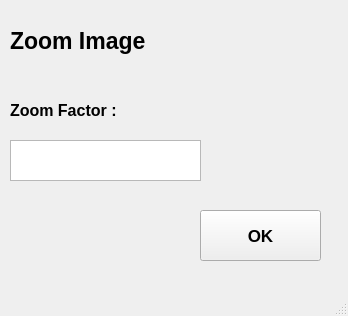
<?xml version="1.0" encoding="UTF-8"?>
<ui version="4.0">
 <class>ZoomWindow</class>
 <widget class="QMainWindow" name="ZoomWindow">
  <property name="geometry">
   <rect>
    <x>0</x>
    <y>0</y>
    <width>348</width>
    <height>316</height>
   </rect>
  </property>
  <property name="windowTitle">
   <string>ZoomImage</string>
  </property>
  <widget class="QWidget" name="centralwidget">
   <widget class="QLabel" name="label_4">
    <property name="geometry">
     <rect>
      <x>10</x>
      <y>20</y>
      <width>341</width>
      <height>41</height>
     </rect>
    </property>
    <property name="font">
     <font>
      <pointsize>17</pointsize>
      <weight>75</weight>
      <bold>true</bold>
     </font>
    </property>
    <property name="text">
     <string>Zoom Image</string>
    </property>
   </widget>
   <widget class="QTextEdit" name="inpX_2">
    <property name="geometry">
     <rect>
      <x>10</x>
      <y>140</y>
      <width>191</width>
      <height>41</height>
     </rect>
    </property>
    <property name="font">
     <font>
      <pointsize>14</pointsize>
     </font>
    </property>
   </widget>
   <widget class="QPushButton" name="btnOk_2">
    <property name="geometry">
     <rect>
      <x>200</x>
      <y>210</y>
      <width>121</width>
      <height>51</height>
     </rect>
    </property>
    <property name="font">
     <font>
      <pointsize>13</pointsize>
      <weight>75</weight>
      <bold>true</bold>
     </font>
    </property>
    <property name="text">
     <string>OK</string>
    </property>
   </widget>
   <widget class="QLabel" name="label_5">
    <property name="geometry">
     <rect>
      <x>10</x>
      <y>90</y>
      <width>341</width>
      <height>41</height>
     </rect>
    </property>
    <property name="font">
     <font>
      <pointsize>12</pointsize>
      <weight>75</weight>
      <bold>true</bold>
     </font>
    </property>
    <property name="text">
     <string>Zoom Factor : </string>
    </property>
   </widget>
  </widget>
  <widget class="QMenuBar" name="menubar">
   <property name="geometry">
    <rect>
     <x>0</x>
     <y>0</y>
     <width>348</width>
     <height>31</height>
    </rect>
   </property>
  </widget>
  <widget class="QStatusBar" name="statusbar"/>
 </widget>
 <resources/>
 <connections/>
</ui>
